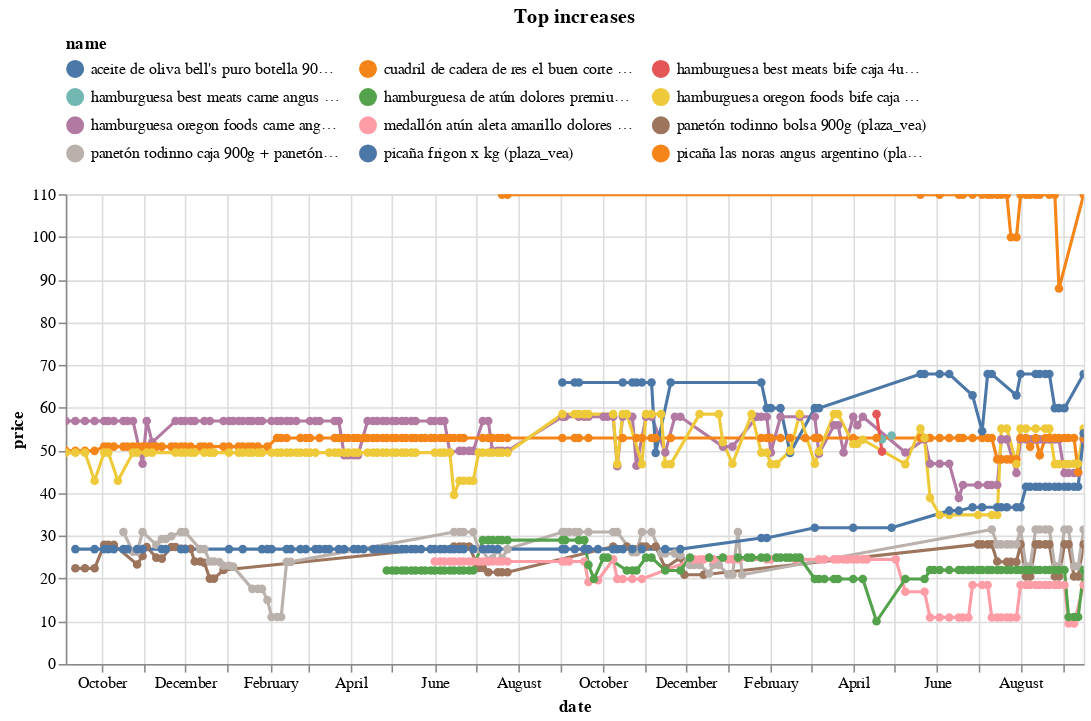

The notebook cell this image was saved under:
### Code cell
(top_changes_abs
 .sort_values('change')
 .tail(10)
 .pipe(plot_changes, 'Top increases')
)

### Figure 1 — Vega-Lite specification as saved in the notebook (floating-point values rounded to 4 significant figures; data arrays with more than 128 entries replaced by an {"elided": "..."} marker saying what was removed)
{"config": {"view": {"continuousWidth": 300, "continuousHeight": 300}, "legend": {"columns": 3, "orient": "top"}}, "data": {"name": "data-14e73a238171035cd1196b05c60fdafb"}, "mark": {"type": "line", "point": true}, "encoding": {"color": {"field": "name", "scale": {"domain": ["aceite de oliva bell's puro botella 900ml (plaza_vea)", "cuadril de cadera de res el buen corte (plaza_vea)", "hamburguesa best meats bife caja 4un (plaza_vea)", "hamburguesa best meats carne angus caja 4un (plaza_vea)", "hamburguesa de atún dolores premium paquete 400g (plaza_vea)", "hamburguesa oregon foods bife caja 4un (plaza_vea)", "hamburguesa oregon foods carne angus caja 4un (plaza_vea)", "medallón atún aleta amarillo dolores bolsa 200g (plaza_vea)", "panetón todinno bolsa 900g (plaza_vea)", "panetón todinno caja 900g + panetón todinnito caja 85g (plaza_vea)", "picaña frigon x kg (plaza_vea)", "picaña las noras angus argentino (plaza_vea)"]}, "type": "nominal"}, "tooltip": [{"field": "name", "type": "nominal"}, {"field": "price", "type": "quantitative"}, {"field": "last_price", "type": "quantitative"}], "x": {"field": "date", "type": "temporal"}, "y": {"field": "price", "type": "quantitative"}}, "params": [{"name": "param_11", "select": {"type": "point", "fields": ["name"]}, "bind": "legend"}, {"name": "param_12", "select": {"type": "interval", "encodings": ["x", "y"]}, "bind": "scales"}], "title": "Top increases", "transform": [{"filter": {"param": "param_11"}}], "width": 650, "$schema": "https://vega.github.io/schema/vega-lite/v5.20.1.json", "datasets": {"data-14e73a238171035cd1196b05c60fdafb": {"elided": "859 records"}}}
